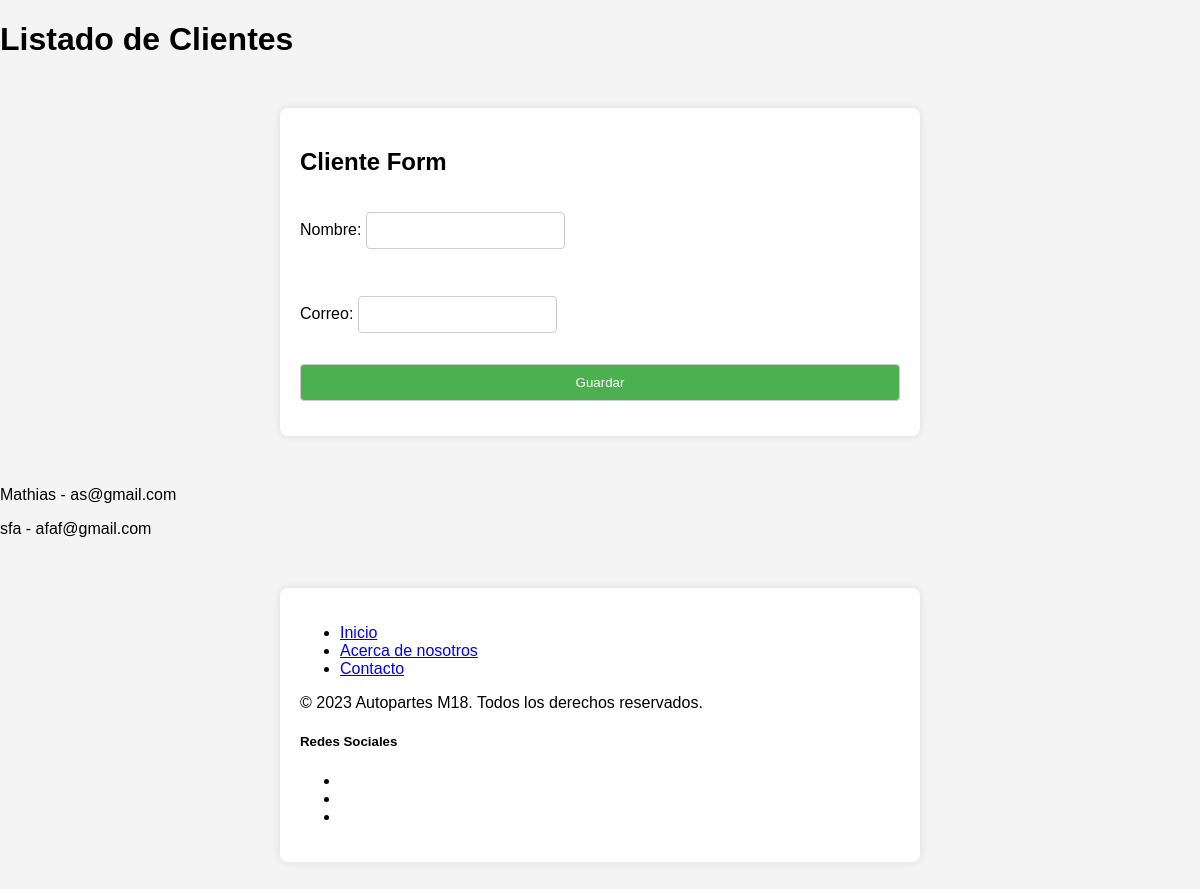
The app's page /miapp/cliente/, older data.
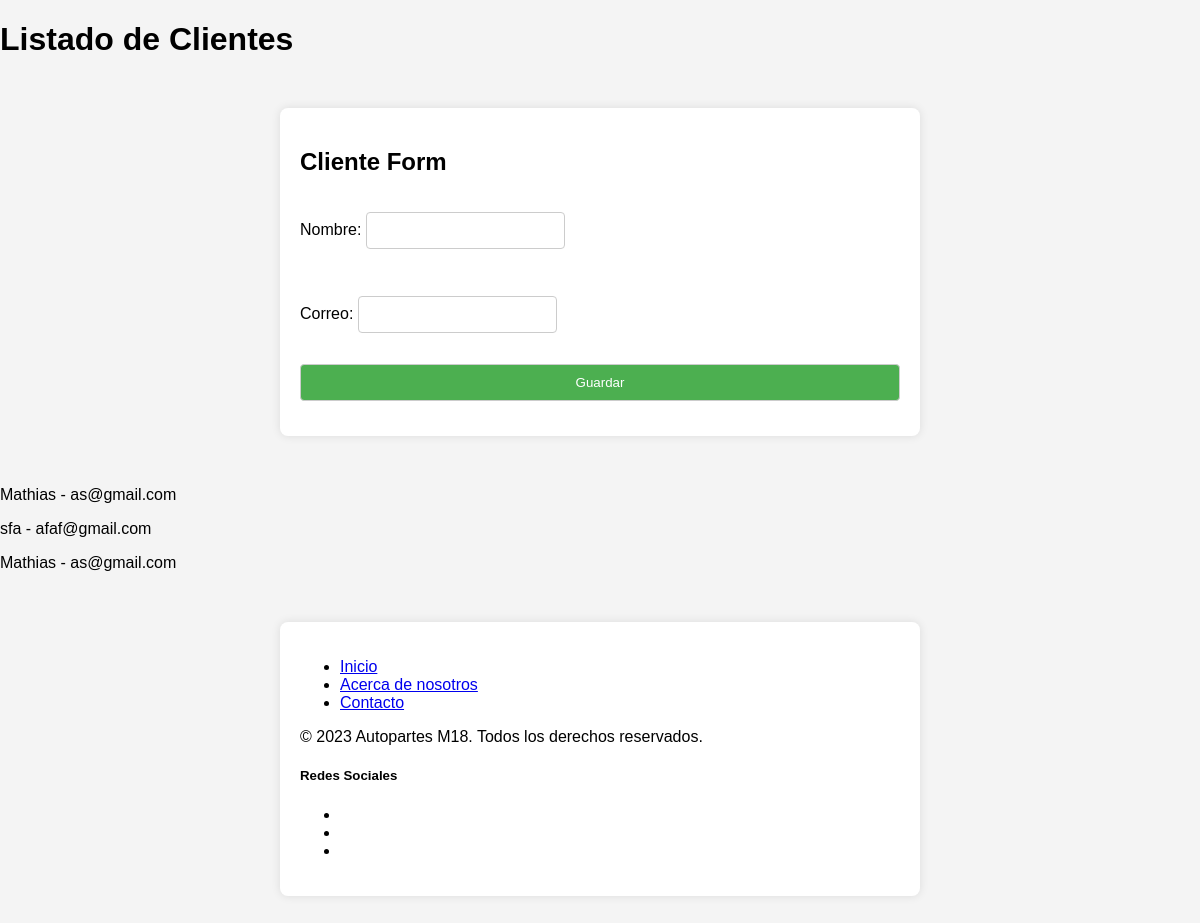
The same page, newer data.
### MiApp/models.py (models this page shows)
class Cliente(models.Model):
    nombre = models.CharField(max_length=100)
    correo = models.EmailField()

### MiApp/views.py (the view)
# urls.py: path('cliente/', views.cliente_list, name='cliente_list'),
def cliente_list(request):
    if request.method == 'POST':
        form = ClienteForm(request.POST)
        if form.is_valid():
            form.save()
            messages.success(request, 'Cliente agregado correctamente.')
        else:
            messages.error(request, 'Error en el formulario. Por favor, corrige los errores.')
    else:
        form = ClienteForm()
    clientes = Cliente.objects.all()
    return render(request, 'cliente.html', {'form': form, 'clientes': clientes})

### MiApp/forms.py
class ClienteForm(forms.ModelForm):
    class Meta:
        model = Cliente
        fields = ['nombre', 'correo']

### MiApp/templates/cliente.html (shortened to what this page needs)
{% load static %}
<!DOCTYPE html>
<html lang="en">
<head>
    <link rel="stylesheet" href="{% static 'css/style.css' %}">
</head>
<body>
    <h1>Listado de Clientes</h1>
    <div class="container">
        <h2>Cliente Form</h2>
        <form method="post" action="{% url 'procesar_cliente' %}">
            {{ form.as_p }}
            <input type="submit" value="Guardar">
        </form>
    </div>
    {% for cliente in clientes %}
        <p>{{ cliente.nombre }} - {{ cliente.correo }}</p>
    {% endfor %}
    <footer class="bg-dark text-light py-4">
        <div class="container">
            <div class="row">
                <div class="col-md-6">
                    <ul class="list-unstyled">
                        <li><a href="#">Inicio</a></li>
                        <li><a href="#">Acerca de nosotros</a></li>
                        <li><a href="#">Contacto</a></li>
                    </ul>
                </div>
                <div class="col-md-6 text-md-right">
                    <p>&copy; 2023 Autopartes M18. Todos los derechos reservados.</p>
                </div>
                <div class="col-md-12 mt-3">
                    <h5>Redes Sociales</h5>
                    <ul class="list-inline">
                        <li class="list-inline-item"><a href="#" target="_blank"></a></li>
                        <li class="list-inline-item"><a href="#" target="_blank"></a></li>
                        <li class="list-inline-item"><a href="#" target="_blank"></a></li>
                    </ul>
                </div>
            </div>
        </div>
    </footer>
</body>
</html>

Row changes from the older to the newer data that the page shows:
added Cliente: nombre "Mathias", correo "as@gmail.com"
